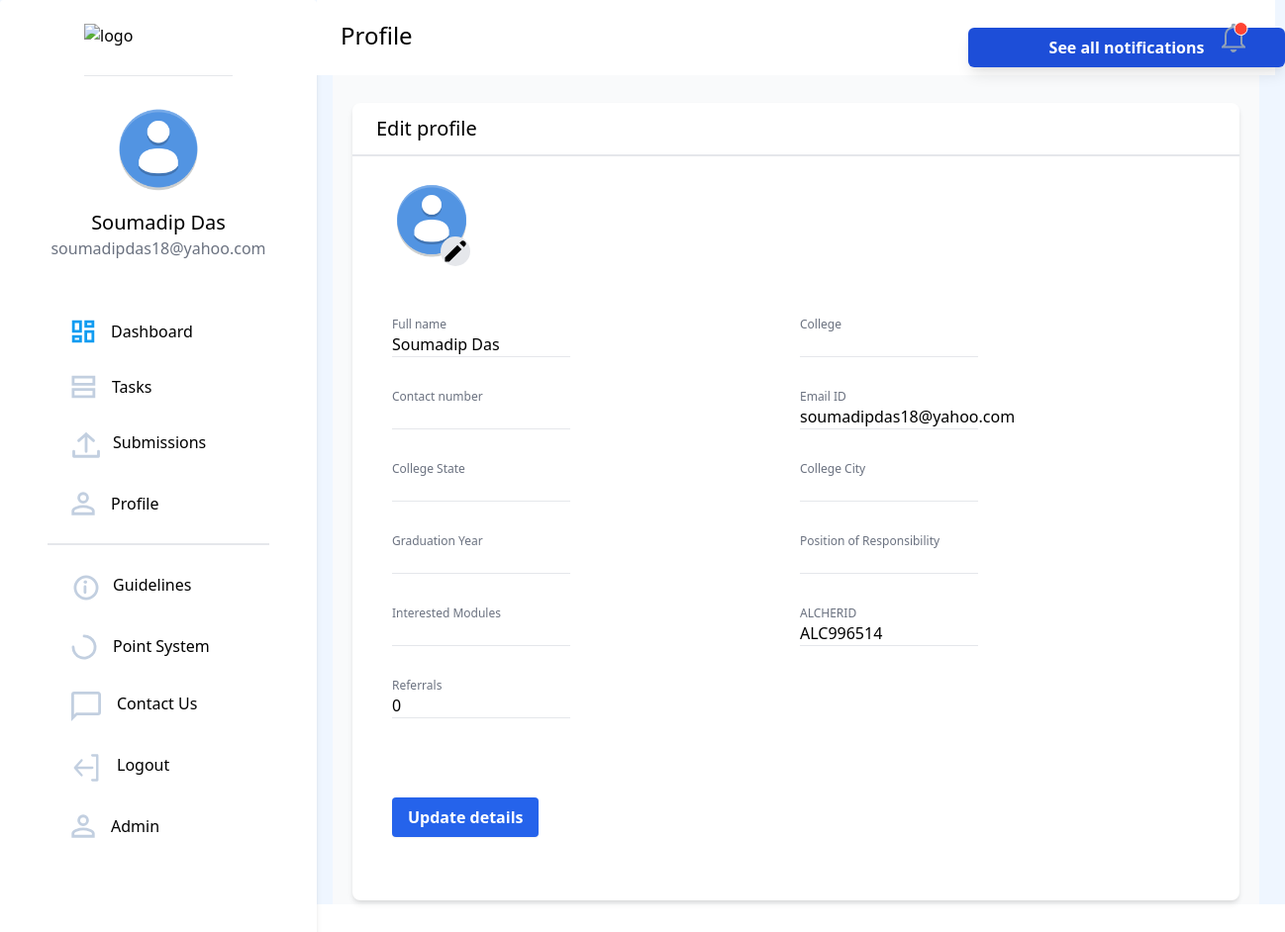
Page /users/profile/ (signed in) on the earlier database version.
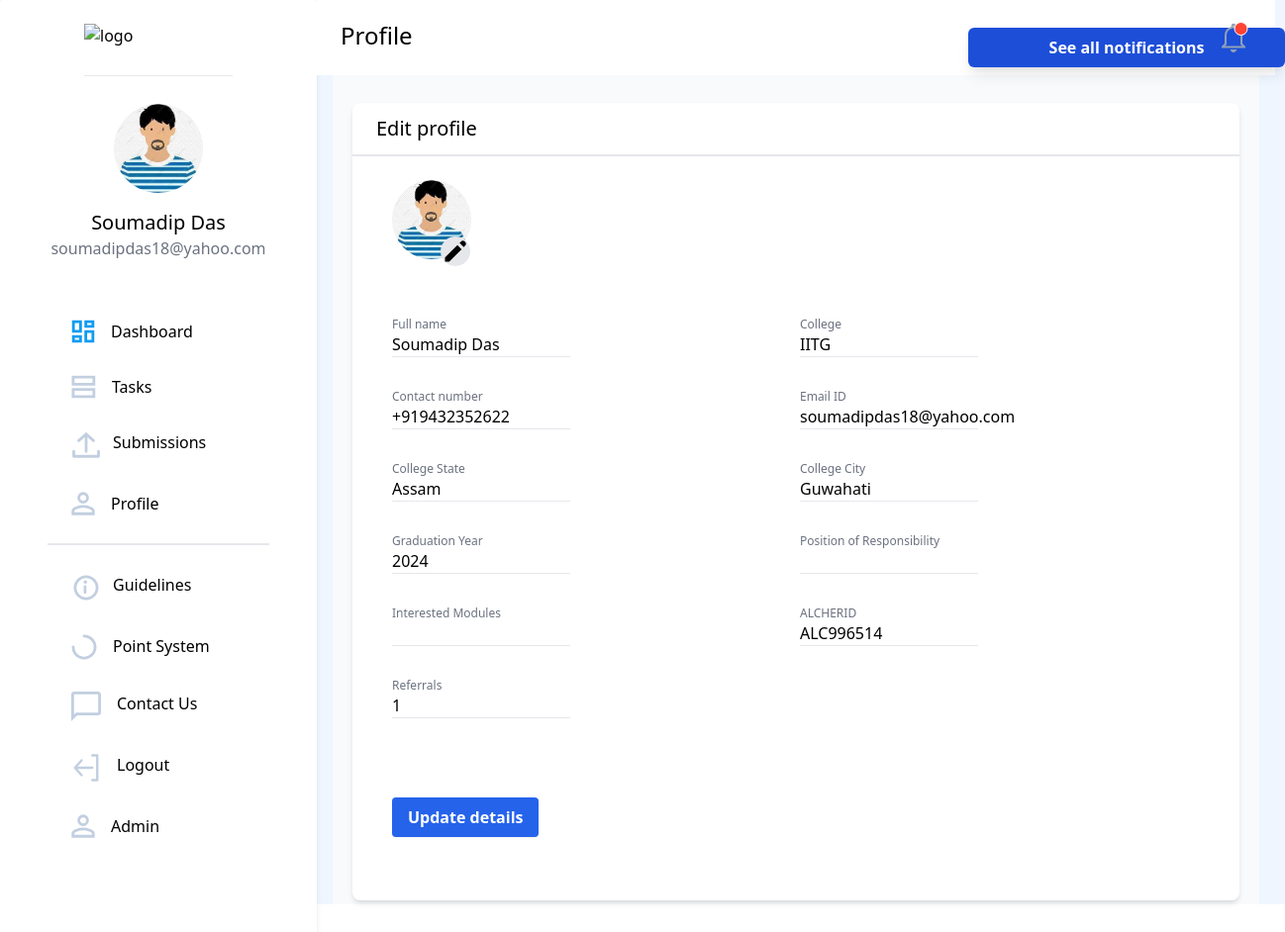
Same page on the later database version.
### users/models.py (models this page shows, shortened)
class NewUser(AbstractBaseUser, PermissionsMixin):
    id = models.SlugField(primary_key=True, default=uuid.uuid4)
    alcherid = models.CharField(
        max_length=9, blank=True, unique=True, default=create_new_ref_number)
    img = models.ImageField(
        upload_to="image-uploads/", default='image-uploads/user.png')
    email = models.EmailField(_('email address'), unique=True)
    username = models.CharField(max_length=150, unique=False, default="user")
    firstname = models.CharField(max_length=150, blank=True)
    phone = PhoneNumberField(unique=False, blank=True)
    graduation_year = models.CharField(max_length=200, unique=False)
    college_state = models.CharField(max_length=200, unique=False)
    college_city = models.CharField(max_length=200, unique=False)
    college_name = models.CharField(max_length=200, unique=False)
    position_of_responsibility = models.CharField(
        max_length=200, unique=False, blank=True)
    interested_modules = models.CharField(
        max_length=200, unique=False, blank=True)
    referred_by = models.CharField(
        max_length=9, blank=True)
    referrals = models.IntegerField(default=0)
    date_joined = models.DateTimeField(default=timezone.now)
    provider = models.CharField(max_length=200, unique=False, default="email")
    about = models.TextField(_('about'), max_length=500, blank=True)
    is_staff = models.BooleanField(default=False)
    is_active = models.BooleanField(default=False)
    objects = CustomAccountManager()
    points = models.IntegerField(default=0)
    tasks = models.IntegerField(default=0)
    USERNAME_FIELD = 'email'
    REQUIRED_FIELDS = ['firstname']

### users/views.py (the view)
# urls.py: path('profile/', user_views.profile, name='profile'),
@login_required
def profile(request):
    if request.method == 'POST':
        u_form = UserUpdateForm(
            request.POST, request.FILES, instance=request.user)
        if u_form.is_valid():
            u_form.save()
            messages.success(request, f'Your Profile has been updated!')
            return redirect('profile')
        print(u_form.errors)
    else:
        u_form = UserUpdateForm(instance=request.user)
    return render(request, 'users/profile.html', {'heading': 'Profile', 'u_form': u_form})

### users/forms.py
class UserUpdateForm(forms.ModelForm):
    firstname = forms.CharField(label="Full Name")
    phone = PhoneNumberField(widget=forms.TextInput(
    ), label="Phone number (e.g. +12125552368)", required=False)
    img = forms.ImageField()
    class Meta:
        model = User
        fields = ['firstname', 'phone', 'graduation_year', 'college_state',
                  'college_city', 'college_name',  'position_of_responsibility', 'interested_modules', 'img']

### templates/users/profile.html (shortened to what this page needs)
{% extends '../basic.html'%}
{% block body %}
<body>
	<div class="bg-blue-50 flex">
		{% include "../navbar.html" %}
		<div class="flex">
			<div>
				{% include "users/profile_update.html" %}
			</div>
		</div>
	</div>
	</div>
</body>
{%endblock%}

### templates/basic.html (shortened to what this page needs)
{% load static %}
<!DOCTYPE html>
<html>
<head>
    <link rel="stylesheet" href="https://unpkg.com/aos@next/dist/aos.css" />
    <link rel="stylesheet" href="https://use.fontawesome.com/releases/v5.7.2/css/all.css"
>
    <link rel="stylesheet" href="https://cdn.jsdelivr.net/npm/bootstrap-icons@1.3.0/font/bootstrap-icons.css" />
    <link href="https://unpkg.com/tailwindcss@^2/dist/tailwind.min.css" rel="stylesheet">
</head>
<body>
    {% load static %}
    {% block body %} {% endblock %}
</body>
</html>

### templates/navbar.html (shortened to what this page needs)
<nav class="hidden sm:block bg-white h-screen w-80 border-gray-400 rounded">
    <div class="flex flex-col justify-center bg-white w-80 border-gray-400 rounded shadow-md px-12">
        <a href="/"><img src="https://i.ibb.co/28C2v0b/image.png" class="mt-6 mx-auto pb-3 border-b" width="150px"
                height="40px" alt="logo" border="0" /></a>
        <div class="flex flex-col justify-center my-7">
            <img src="{{request.user.img.url}}" width="90px" alt="profile pic" border="0"
                class="mx-auto rounded-full" />
            <div class="pt-4 font-medium text-xl text-center">{{request.user.firstname}}</div>
            <div class="text-gray-500 text-base font-normal text-center">{{request.user.email}}</div>
        </div>
        <div class="elements pt-2 mt-2 mb-28 flex flex-col justify-center">
            <a href="{% url 'dashboard_page' %}"
                class="rounded-full flex flex-nowrap py-4 pl-6 w-60 hover:border-0 hover:bg-gray-100 hover:no-underline">
                <svg width="24" height="24" viewBox="0 0 24 24" fill="none" xmlns="http://www.w3.org/2000/svg">
                    <path
                        d="M9.35 11.85H2.15V2.15H9.35V11.85ZM9.35 21.85H2.15V17.15H9.35V21.85ZM21.85 21.85H14.65V12.15H21.85V21.85ZM14.65 6.85V2.15H21.85V6.85H14.65Z"
                        stroke="#109CF1" stroke-width="2.8" />
                </svg>
                <p class="pl-4 hover:no-underline">Dashboard</p>
            </a>
            <a href="{% url 'tasks' %}"
                class="rounded-full flex flex-nowrap py-4 w-60 pl-6 hover:border-0 hover:bg-gray-100 hover:no-underline">
                <svg width="25" height="24" viewBox="0 0 25 24" fill="none" xmlns="http://www.w3.org/2000/svg">
                    <path d="M1.9 9.35V2.15H22.85V9.35H1.9ZM1.9 21.85V14.65H22.85V21.85H1.9Z" stroke="#C2CFE0"
                        stroke-width="2.8" />
                </svg>
                <p class="pl-4 no-underline">Tasks</p>
            </a>
            <a href="{% url 'submissionhome' %}"
                class="rounded-full flex flex-nowrap py-4 w-60 pl-6 hover:border-0 hover:bg-gray-100 hover:no-underline">
                <p class="pl-3 no-underline">Submissions</p>
            </a>
            <a href="{% url 'profile' %}"
                class="rounded-full flex flex-nowrap py-4 w-60 pl-6 hover:border-0 hover:bg-gray-100 mb-3 hover:no-underline"
                style="cursor:pointer;">
                <p class="pl-4 no-underline">Profile</p>
            </a>
            <hr class="border bg-gray-200" />
            <a href=""
                class="rounded-full flex flex-nowrap py-4 w-60 pl-6 hover:border-0 hover:bg-gray-100 hover:no-underline mt-3">
                <p class="pl-3 no-underline">Guidelines</p>
            </a>
            <a href=""
                class="rounded-full flex flex-nowrap py-4 w-60 pl-6 hover:border-0 hover:bg-gray-100 hover:no-underline">
                <p class="pl-4 no-underline">Point System</p>
            </a>
            <a href=""
                class="rounded-full flex flex-nowrap py-4 w-60 pl-6 hover:border-0 hover:bg-gray-100 hover:no-underline">
                <p class="pl-4 no-underline">Contact Us</p>
            </a>
            <a href="{% url 'logout' %}"
                class="side rounded-full flex flex-nowrap py-4 pl-6 w-60 hover:border-0 hover:bg-gray-100 hover:no-underline">
                <p class="pl-4 no-underline">Logout</p>
            </a>
            {% if request.user.is_staff %}
            <a href="/admin"
                class="rounded-full flex flex-nowrap py-4 w-60 pl-6 hover:border-0 hover:bg-gray-100 mb-3 hover:no-underline"
                style="cursor:pointer;">
                <p class="pl-4 no-underline">Admin</p>
            </a>
            {%endif%}
        </div>
    </div>
</nav>
<div class="mx-4" x-data="{ dropdownOpen: false }">
    <nav class=" px-6 py-5 flex justify-between bg-white sm:bg-none -mx-4 mx-0">
        <a href="/" class=" font-medium text-2xl ">{{ heading }}</a>
        {%include 'navbarnotifications.html'%}
    </nav>

### templates/navbarnotifications.html (shortened to what this page needs)
<button @click="dropdownOpen = !dropdownOpen" style="z-index:100;">
</button>
<div x-show="dropdownOpen" @click="dropdownOpen = false" class="fixed inset-0 h-full w-full z-10"></div>
<div x-show="dropdownOpen" class="absolute right-0 mt-2 bg-white rounded-md shadow-lg overflow-hidden z-20"
    style="width:20rem;" id="dropdown" style="display:none;">
    <a href="#" class="block bg-blue-700 text-white text-center font-bold py-2">See all notifications</a>
</div>

### templates/users/profile_update.html (shortened to what this page needs)
<div class=" bg-white flex bg-gray-50 ">
    <div class="mx-4 flex-grow">
        <br>
        <div class=" flex flex-wrap m-1 ">
            <div class=" bg-white max-w-4xl rounded-lg w-screen shadow-md">
                <div>
                    <div class="py-3 pl-6  text-xl border-b-2 font-normal">Edit profile</div>
                    <br>
                    <div class="mx-10">
                        <div class="container">
                            <img src="{{request.user.img.url}}" width="80px" id="dp-set"class="justify-self-start"
                                alt="profile pic" border="0" class="mx-auto" style="border-radius:9999px;" />
                            <button class="mx-6 bg-gray-200 rounded-full border-black" onclick="dpupload()" style = "transform:translate(30px,-18px) scale(1.5,1.5)">
                                <svg xmlns="http://www.w3.org/2000/svg" class="h-5 w-5" viewBox="0 0 20 20"
                                    fill="currentColor">
                                    <path
                                        d="M13.586 3.586a2 2 0 112.828 2.828l-.793.793-2.828-2.828.793-.793zM11.379 5.793L3 14.172V17h2.828l8.38-8.379-2.83-2.828z" />
                                </svg>
                            </button>
                        </div>
                        <form method="POST" enctype="multipart/form-data" class="grid grid-cols-2 gap-2 place-content-end md:place-content-center">{% csrf_token %}
                        <br>
                            <div>
                                <div class="font-medium text-xs text-gray-500 text-left">Full name</div>
                                {{ u_form.firstname }}
                                <hr style = "width: 180px">
                            </div>
                            <div>
                                <div class="font-medium text-xs text-gray-500 text-left ">College</div>
                                {{ u_form.college_name }}
                                <hr style = "width: 180px">
                            </div>
                            <div>
                                <div class="pt-6 font-medium text-xs text-gray-500 text-left">Contact number</div>
                                {{ u_form.phone }}
                                <hr style = "width: 180px">
                            </div>
                            <div>
                                <div class="pt-6 font-medium text-xs text-gray-500 text-left">Email ID</div>
                                {{ request.user.email }}
                                <hr style = "width: 180px">
                            </div>
                            <div>
                                <div class="pt-6 font-medium text-xs text-gray-500 text-left">College State</div>
                                {{ u_form.college_state }}
                                <hr style = "width: 180px">
                            </div>
                            <div>
                                <div class="pt-6 font-medium text-xs text-gray-500 text-left">College City</div>
                                {{ u_form.college_city }}
                                <hr style = "width: 180px">
                            </div>
                            <div>
                                <div class="pt-6 font-medium text-xs text-gray-500 text-left">Graduation Year
                                </div>
                                {{ u_form.graduation_year }}
                                <hr style = "width: 180px">
                            </div>
                            <div>
                                <div class="pt-6 font-medium text-xs text-gray-500 text-left">Position of Responsibility
                                </div>
                                {{ u_form.position_of_responsibility }}
                                <hr style = "width: 180px">
                            </div>
                            <div>
                                <div class="pt-6 font-medium text-xs text-gray-500 text-left">Interested Modules
                                </div>
                                {{ u_form.interested_modules }}
                                <hr style = "width: 180px">
                            </div>
                            <div>
                                <div class="pt-6 font-medium text-xs text-gray-500 text-left">ALCHERID
                                </div>
                                {{ request.user.alcherid }}
                                <hr style = "width: 180px">
                            </div>
                            <div>
                                <div class="pt-6 font-medium text-xs text-gray-500 text-left">Referrals
                                </div>
                                {{ request.user.referrals }}
                                <hr style = "width: 180px">
                            </div>
                            <br/>
                            <ul class="errorlist" style="color:red">
                            </ul>
                            <br/>
                            <div class="py-10 submit">
                                <input type="submit"
                                    class="bg-blue-600 hover:bg-blue-700 text-white inline-block py-2 px-4 rounded shadow-sm font-semibold text-base" value="Update details" />
                            </div>
                        </form>
                        <br>
                    </div>
                </div>
            </div>

Differences in the rows shown:
changed NewUser "Soumadip Das": user.img: picture added in place of a placeholder; college_name (not shown) → "IITG"; phone (not shown) → "+919432352622"; college_state (not shown) → "Assam"; college_city (not shown) → "Guwahati"; graduation_year (not shown) → "2024"; user.referrals "0" → "1"
